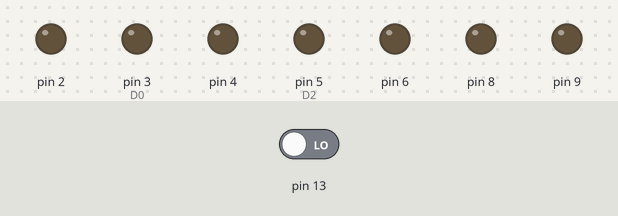
Recording of a sketch running on a simulated Arduino Uno, built with avr-gcc and run on an emulated ATmega328P. Shown: output pins drawn as LEDs (lit = HIGH). The test bench sets the inputs (shaded band); at power-on: pin 13 LOW. Pins used as bus, display or sensor lines are not drawn.

Above: at 2.8 s.
2.9 s: pin 13 driven HIGH
At 3.7 s:
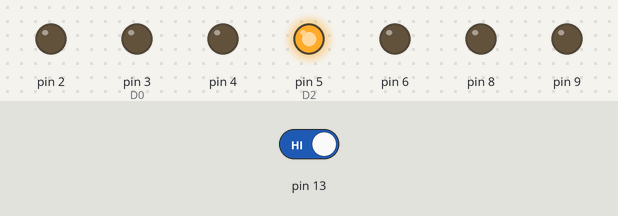
7.0 s: pin 13 driven LOW
At 7.9 s:
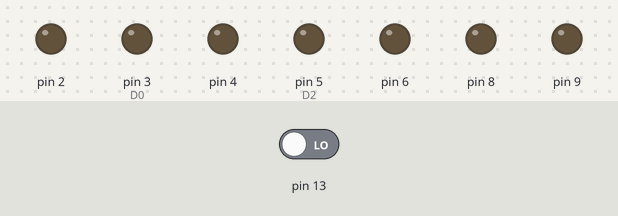
8.5 s: pin 13 driven HIGH
At 9.5 s:
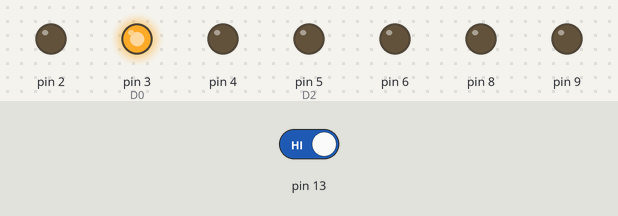
Timing chart, 0 to 22.6 s (numbered marks = the images above; inputs shaded):
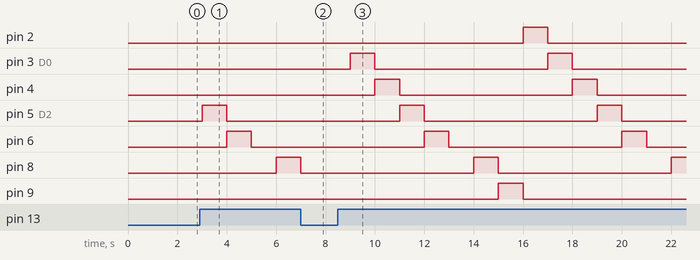

The sketch:

demultiplexor1a8confor.ino
```cpp
//Autor:Dario Jorge Iglesias
int J;
boolean A,B,C,D0,D1,D2,D3,D4,D5,D6,D7,I;
void setup(){pinMode(13,INPUT);//I
pinMode(2,OUTPUT);pinMode(3,OUTPUT);//D0, D1
pinMode(4,OUTPUT);pinMode(5,OUTPUT);//D2, D3
pinMode(6,OUTPUT);pinMode(7,OUTPUT);//D4, D5
pinMode(8,OUTPUT);pinMode(9,OUTPUT);}//D6, D7
void loop()
{//inicio loop
for(J=0;J<=7;J=J+1)
{//inicio for
I=digitalRead(13);//lee dato de entrada
A=boolean(J&0x01);B=boolean((J&0x02)/2);
C=boolean((J&0x04)/4);//Decodifica var. selección
D0=!C&!B&!A&I;D1=!C&!B&A&I;D2=!C&B&!A&I;D3=!C&B&A&I;
D4=C&!B&!A&I; D5=C&!B&A&I; D6=C&B&!A&I; D7=C&B&A&I;
digitalWrite(2,D0);digitalWrite(3,D1);digitalWrite(4,D2);
digitalWrite(5,D3);digitalWrite(6,D4);digitalWrite(7,D5);
digitalWrite(8,D6);digitalWrite(9,D7);delay(1000);
}//fin for
}//fin loop
```

Measured:
- after the input at 2.9 s, pin 5 (D2): LOW → HIGH after 0.10 s, → LOW 1.0 s later; pin 6: LOW → HIGH after 1.1 s, → LOW 1.0 s later; pin 8: LOW → HIGH after 3.1 s
- after the input at 7.0 s, pin 2: stays LOW (without the input it goes to HIGH after 1.0 s); pin 9: stays LOW (without the input it goes to HIGH after 0.00 s)
- after the input at 8.5 s, pin 2: LOW → HIGH after 7.5 s, → LOW 1.0 s later; pin 3 (D0): alternates HIGH for 1.0 s and LOW for 7.0 s, starting after 0.50 s
